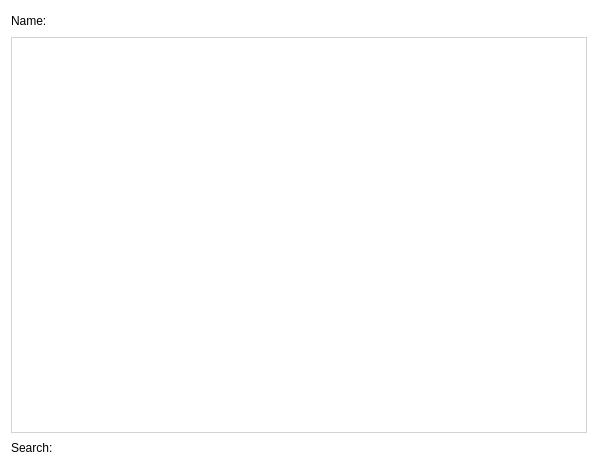
<?xml version="1.0" encoding="UTF-8"?>
<ui version="4.0">
 <class>ProjectInfoTab</class>
 <widget class="QWidget" name="ProjectInfoTab">
  <property name="geometry">
   <rect>
    <x>0</x>
    <y>0</y>
    <width>598</width>
    <height>468</height>
   </rect>
  </property>
  <property name="styleSheet">
   <string>background-color: #ffffff; font-family: Arial;</string>
  </property>
  <layout class="QGridLayout" name="gridLayout">
   <item row="0" column="1">
    <widget class="QLineEdit" name="lineEdit">
     <property name="font">
      <font>
       <family>Arial</family>
       <pointsize>9</pointsize>
      </font>
     </property>
     <property name="styleSheet">
      <string notr="true">QLineEdit {
    font-family: Arial;
    font-size: 9pt;
    color: #333333;
    padding: 1px;
    border-radius: 3px;
}
QLineEdit[readOnly=&quot;true&quot;] {
    border: 1px solid #d3d3d3;
    background-color: #f9f9f9;
}
QLineEdit[readOnly=&quot;false&quot;] {
    border: 1px solid #0078d7;
    background-color: #f0f6ff;
}
QLineEdit[readOnly=&quot;false&quot;]:hover {
    border: 1px solid #1a8cff;
}
QLineEdit[readOnly=&quot;false&quot;]:focus {
    border: 1px solid #005bb5;
    background-color: #ffffff;
}</string>
     </property>
     <property name="readOnly">
      <bool>true</bool>
     </property>
    </widget>
   </item>
   <item row="2" column="1">
    <widget class="QLineEdit" name="search">
     <property name="styleSheet">
      <string notr="true">QLineEdit {
    font-family: Arial;
    font-size: 9pt;
    color: #333333;
    padding: 1px;
    border-radius: 3px;
}
QLineEdit[readOnly=&quot;true&quot;] {
    border: 1px solid #d3d3d3;
    background-color: #f9f9f9;
}
QLineEdit[readOnly=&quot;false&quot;] {
    border: 1px solid #0078d7;
    background-color: #f0f6ff;
}
QLineEdit[readOnly=&quot;false&quot;]:hover {
    border: 1px solid #1a8cff;
}
QLineEdit[readOnly=&quot;false&quot;]:focus {
    border: 1px solid #005bb5;
    background-color: #ffffff;
}</string>
     </property>
    </widget>
   </item>
   <item row="0" column="2">
    <spacer name="horizontalSpacer">
     <property name="orientation">
      <enum>Qt::Orientation::Horizontal</enum>
     </property>
     <property name="sizeHint" stdset="0">
      <size>
       <width>40</width>
       <height>20</height>
      </size>
     </property>
    </spacer>
   </item>
   <item row="0" column="0">
    <widget class="QLabel" name="label">
     <property name="font">
      <font>
       <family>Arial</family>
       <pointsize>9</pointsize>
       <bold>false</bold>
      </font>
     </property>
     <property name="text">
      <string>Name:</string>
     </property>
    </widget>
   </item>
   <item row="2" column="0">
    <widget class="QLabel" name="label_2">
     <property name="font">
      <font>
       <family>Arial</family>
       <pointsize>9</pointsize>
      </font>
     </property>
     <property name="text">
      <string>Search:</string>
     </property>
    </widget>
   </item>
   <item row="1" column="0" colspan="3">
    <widget class="QTableView" name="projectInfoTable">
     <property name="styleSheet">
      <string notr="true">/* QTableView and QHeaderView styles for pAstroCORE */

/* Table View */
QTableView, QTableWidget {
    background-color: #ffffff;
    gridline-color: #d3d3d3;
    color: #333333;
    font-family: Arial, sans-serif;
    font-size: 9pt;
    border: 1px solid #d3d3d3; /* External border for table */
    padding: 0; /* Ensure no default padding */
}

QTableView::item, QTableWidget::item {
    padding: 4px; /* Consistent padding for normal state */
}

QTableView::item:selected, QTableWidget::item:selected {
    background-color: #0078d7;
    color: #ffffff;
    padding: 4px; /* Consistent padding for selected state */
}

QTableView::item:hover, QTableWidget::item:hover {
    background-color: #1a8cff;
    color: #ffffff;
    padding: 4px; /* Explicitly set same padding to avoid shift */
}

/* Header View */
QHeaderView {
    background-color: #f9f9f9;
    border: none; /* No external border to avoid doubling with QTableView */
    border-bottom: 1px solid #d3d3d3; /* Bottom border to separate from content */
}

QHeaderView::section {
    background-color: #f9f9f9;
    color: #333333;
    border-bottom: none; /* No bottom border, handled by QHeaderView */
    border-right: none; /* Avoid doubling with adjacent sections */
    border-left: none; /* Clean look */
    border-top: none; /* Clean look */
    padding: 4px;
    font-family: Arial, sans-serif;
    font-size: 9pt;
}

QHeaderView::section:horizontal {
    border-right: 1px solid #d3d3d3; /* Separator between columns */
}

QHeaderView::section:vertical {
    border-bottom: 1px solid #d3d3d3; /* Separator between rows */
}

QHeaderView::section:hover {
    background-color: #1a8cff;
    color: #ffffff;
    padding: 4px; /* Explicitly set same padding to avoid shift */
}</string>
     </property>
     <property name="frameShadow">
      <enum>QFrame::Shadow::Sunken</enum>
     </property>
     <property name="editTriggers">
      <set>QAbstractItemView::EditTrigger::NoEditTriggers</set>
     </property>
     <property name="alternatingRowColors">
      <bool>true</bool>
     </property>
     <property name="selectionMode">
      <enum>QAbstractItemView::SelectionMode::SingleSelection</enum>
     </property>
     <property name="selectionBehavior">
      <enum>QAbstractItemView::SelectionBehavior::SelectRows</enum>
     </property>
     <property name="sortingEnabled">
      <bool>false</bool>
     </property>
     <attribute name="verticalHeaderVisible">
      <bool>false</bool>
     </attribute>
    </widget>
   </item>
  </layout>
 </widget>
 <resources/>
 <connections/>
</ui>
